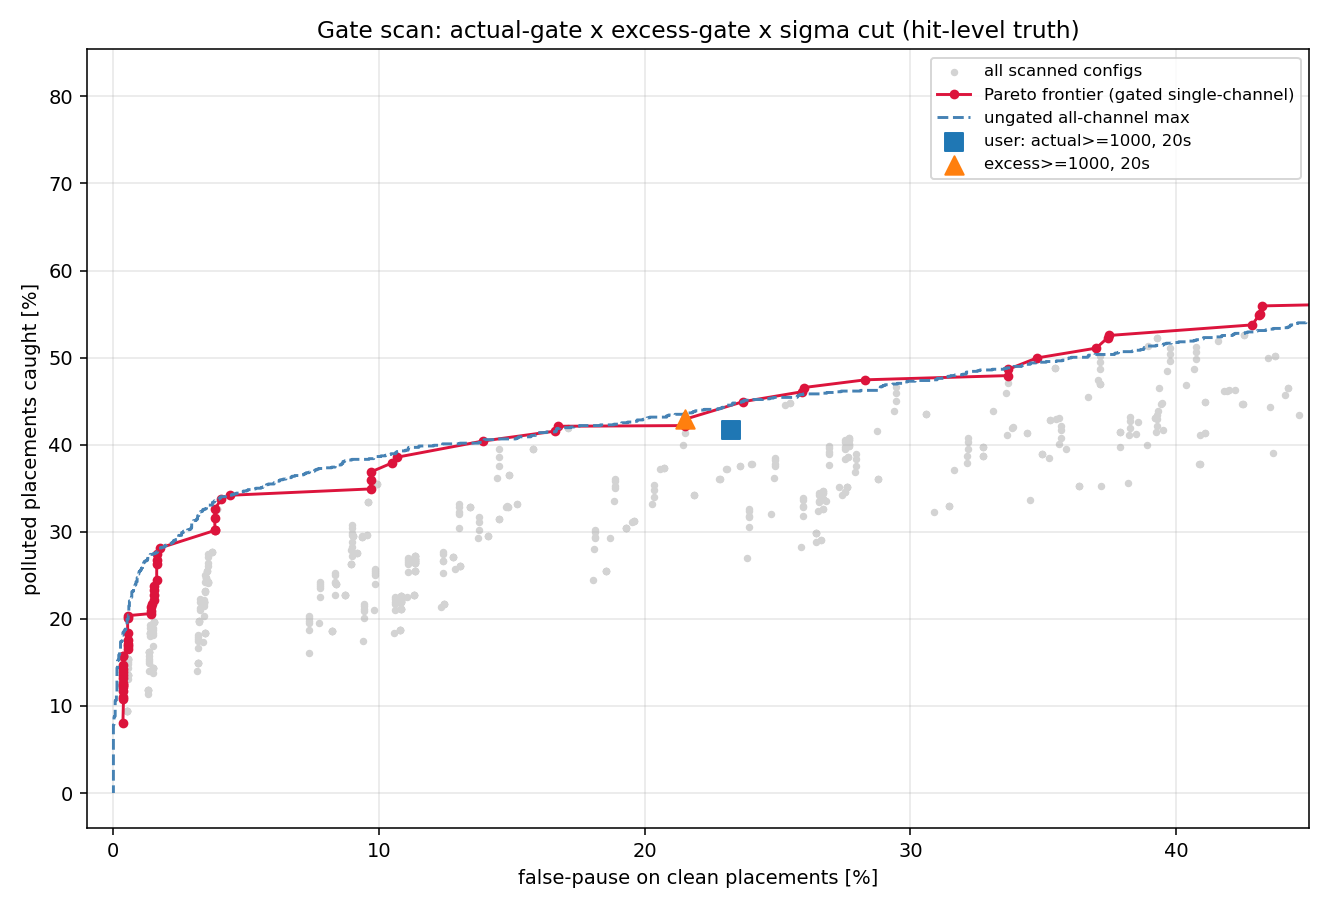

Recreate this plot in Python.
"""Joint optimization of the gated single-channel overflow rule.

Statistic S(A, X) = max over channels with actual >= A and (pred-actual) >= X
of (pred-actual)/sqrt(max(actual,100)); trigger = S > cut.
Scans (scope, A, X, cut); reports Pareto frontier, best-at-budget table,
per-file holdout of the chosen optimum, and a re-tune of the 3-arm 60% rule
with the gated arm.
"""
import glob
import json
import os

import numpy as np
import matplotlib
matplotlib.use("Agg")
import matplotlib.pyplot as plt

HERE = os.path.abspath(os.path.dirname(__file__))
BASE = os.path.abspath(os.path.join(HERE, "..", "CLMatching_AlphaRelease"))
PEAK = 105
tmpl = np.load(os.path.join(BASE, "assets", "avg_pulse.npy")).astype(np.float64)
tmpl = np.maximum(tmpl / tmpl[PEAK], 0.0)

rows = []
for fp in sorted(glob.glob(os.path.join(HERE, "overflow_study_out", "rows_worker*.jsonl"))):
    with open(fp) as f:
        for line in f:
            if line.strip():
                rows.append(json.loads(line))
by_event = {}
for r in rows:
    by_event.setdefault((r["file"], r["event"]), []).append(r)

A_GATES = [0, 250, 500, 1000, 2000, 4000]
X_GATES = [0, 250, 500, 1000, 2000, 4000]
CUTS = [5, 7.5, 10, 12.5, 15, 20, 25, 30, 40, 50, 75]

# per placement: channel arrays needed for any gate combo
recs = []
for (fname, ev_id), ev_rows in by_event.items():
    ftag = fname.split(".")[-3]
    hf = os.path.join(HERE, "overflow_study_out", "hits", f"{ftag}_ev{ev_id}.npz")
    if not os.path.exists(hf):
        continue
    d = np.load(hf)
    h_lab = d["labels"].astype(np.int64)
    h_tpc = d["tpc"].astype(np.int64)
    h_e = np.clip(d["e"].astype(np.float64), 0, None)
    h_reco = d["reco_t0"].astype(np.float64)
    h_truth = d["truth_t0"].astype(np.float64)
    mis = ((h_lab >= 0) & np.isfinite(h_reco) & (h_reco >= 0)
           & np.isfinite(h_truth) & (np.abs(h_reco - h_truth) > 10.0))
    for r in sorted(ev_rows, key=lambda q: q["label"]):
        if r["type"] != "track" or r["wrong"] is None or not r.get("tpc_channels"):
            continue
        pol = 0.0
        for c in r["tpcs"]:
            m = mis & (h_tpc == int(c)) & (h_lab <= int(r["label"]))
            if not m.any():
                continue
            idx = np.round(PEAK + float(r["t0"]) - h_reco[m]).astype(int)
            w = np.where((idx >= 0) & (idx < tmpl.size), tmpl[np.clip(idx, 0, tmpl.size - 1)], 0.0)
            w[w < 0.02] = 0.0
            pol = max(pol, float(np.sum(h_e[m] * w)))
        ovs, acts, exs, sups, adj = [], [], [], [], -100.0
        cov = 0.0
        for td in r["tpc_channels"]:
            o = np.asarray(td["own"], float)
            b = np.asarray(td["base"], float)
            a = np.asarray(td["actual"], float)
            ex = o + b - a
            ov = ex / np.sqrt(np.maximum(a, 100.0))
            fin = np.ones(120, bool)
            if td["veto"]:
                fin[np.asarray(td["veto"], int)] = False
            supm = np.zeros(120, bool)
            supm[np.asarray(td["support"], int)] = True
            ovs.append(ov[fin]); acts.append(a[fin]); exs.append(ex[fin]); sups.append(supm[fin])
            for c in td["support"]:
                lo, hi = (0, 59) if c < 60 else (60, 119)
                if c - 1 >= lo and c + 1 <= hi and fin[c - 1] and fin[c] and fin[c + 1]:
                    adj = max(adj, float(np.min(ov[[c - 1, c, c + 1]])))
            cov = max(cov, float(np.sum((o + b)[fin]) / max(np.sum(a[fin]), 1.0)))
        recs.append({
            "bad": pol > 5.0, "ftag": ftag, "cov": cov, "adj3": adj,
            "ov": np.concatenate(ovs), "act": np.concatenate(acts),
            "ex": np.concatenate(exs), "sup": np.concatenate(sups),
        })

bad = np.array([x["bad"] for x in recs])
grp = np.array([x["ftag"] for x in recs])
print(f"{len(recs)} placements, polluted {int(bad.sum())} ({bad.mean():.1%})")


def stat(rec, A, X, scope):
    sel = (rec["act"] >= A) & (rec["ex"] >= X)
    if scope == "sup":
        sel &= rec["sup"]
    return float(np.max(rec["ov"][sel])) if sel.any() else -100.0


# precompute S for every gate combo (all placements)
S = {}
for scope in ("all", "sup"):
    for A in A_GATES:
        for X in X_GATES:
            S[(scope, A, X)] = np.array([stat(rec, A, X, scope) for rec in recs])

# ---- best catch at fixed false-pause budgets ----
BUDGETS = [0.02, 0.05, 0.10, 0.15, 0.20, 0.25]
print("\n=== best gated rule per false-pause budget (scanning scope x A x X x cut) ===")
print(f"{'budget':>7} | {'catch':>6} | {'config':<44}")
best_by_budget = {}
for bud in BUDGETS:
    best = None
    for key, v in S.items():
        for c in CUTS:
            f = float(np.mean(v[~bad] > c))
            if f > bud:
                continue
            t = float(np.mean(v[bad] > c))
            if best is None or t > best[0]:
                best = (t, f, key, c)
    best_by_budget[bud] = best
    t, f, (scope, A, X), c = best
    print(f"{bud*100:>6.0f}% | {t*100:>5.1f}% | scope={scope} actual>={A} excess>={X} cut>{c}  (fpr {f*100:.1f}%)")

# ---- Pareto frontier figure ----
fig, ax = plt.subplots(figsize=(9.5, 6.5))
pts = []
for key, v in S.items():
    for c in CUTS:
        pts.append((float(np.mean(v[~bad] > c)), float(np.mean(v[bad] > c)), key, c))
pts.sort()
pareto = []
best_t = -1
for f, t, key, c in pts:
    if t > best_t:
        pareto.append((f, t, key, c))
        best_t = t
ax.scatter([p[0] * 100 for p in pts], [p[1] * 100 for p in pts], s=8, color="lightgray", label="all scanned configs")
ax.plot([p[0] * 100 for p in pareto], [p[1] * 100 for p in pareto], "o-", color="crimson", ms=4,
        lw=1.5, label="Pareto frontier (gated single-channel)")
v0 = S[("all", 0, 0)]
cs = np.unique(v0)
ax.plot([np.mean(v0[~bad] > c) * 100 for c in cs], [np.mean(v0[bad] > c) * 100 for c in cs],
        color="steelblue", ls="--", lw=1.5, label="ungated all-channel max")
for lbl, A, X, c, mk in (("user: actual>=1000, 20s", 1000, 0, 20, "s"),
                         ("excess>=1000, 20s", 0, 1000, 20, "^")):
    v = S[("all", A, X)]
    ax.scatter(np.mean(v[~bad] > c) * 100, np.mean(v[bad] > c) * 100, marker=mk, s=90, zorder=5, label=lbl)
ax.set_xlabel("false-pause on clean placements [%]")
ax.set_ylabel("polluted placements caught [%]")
ax.set_xlim(-1, 45)
ax.set_title("Gate scan: actual-gate x excess-gate x sigma cut (hit-level truth)")
ax.grid(alpha=0.3)
ax.legend(fontsize=8.5)
plt.tight_layout()
fig.savefig(os.path.join(HERE, "overflow_gate_scan.png"), dpi=140)
print("\nwrote overflow_gate_scan.png")

# print Pareto configs in the useful 5-25% band
print("\nPareto configs with false-pause in [3%, 27%]:")
for f, t, (scope, A, X), c in pareto:
    if 0.03 <= f <= 0.27:
        print(f"  catch {t*100:5.1f}% @ {f*100:5.1f}% | scope={scope} actual>={A:>4} excess>={X:>4} cut>{c}")

# ---- holdout of the overall best-at-20% config ----
t, f, key, c = best_by_budget[0.20]
scope, A, X = key
print(f"\nper-file holdout of budget-20% optimum (scope={scope}, A={A}, X={X}, cut={c}):")
for hold in np.unique(grp):
    te = grp == hold
    v = S[key]
    print(f"  test {hold}: catch {np.mean(v[te & bad] > c)*100:.1f}% | false {np.mean(v[te & ~bad] > c)*100:.2f}%")

# ---- re-tune the 3-arm 60% rule with the gated arm ----
cov = np.array([x["cov"] for x in recs])
adj3 = np.array([x["adj3"] for x in recs])
print("\n=== 3-arm rule re-tune: cov<cc OR gated-arm>cut OR adj3>cj (target >=60%) ===")
best = None
for key in (("all", 0, 0), ("all", 1000, 0), ("all", 0, 1000), ("all", 1000, 1000),
            ("all", 2000, 2000), ("all", 500, 500)):
    v = S[key]
    for cc in np.arange(0.30, 0.75, 0.05):
        for c in CUTS:
            for cj in (8, 10, 12, 15, 20, 1e9):
                fire = (cov < cc) | (v > c) | (adj3 > cj)
                t = float(np.mean(fire[bad]))
                if t < 0.60:
                    continue
                f = float(np.mean(fire[~bad]))
                if best is None or f < best[0]:
                    best = (f, t, key, cc, c, cj)
f, t, (scope, A, X), cc, c, cj = best
print(f"BEST: cov<{cc:.2f} OR [actual>={A} & excess>={X} & ov>{c}] OR adj3>{cj:g}")
print(f"  catch {t*100:.1f}% | false-pause {f*100:.1f}%  (previous best rule: 60.1% @ 24.0%)")
for hold in np.unique(grp):
    te = grp == hold
    v = S[(scope, A, X)]
    fire = (cov < cc) | (v > c) | (adj3 > cj)
    print(f"  holdout {hold}: catch {np.mean(fire[te & bad])*100:.1f}% | false {np.mean(fire[te & ~bad])*100:.2f}%")
